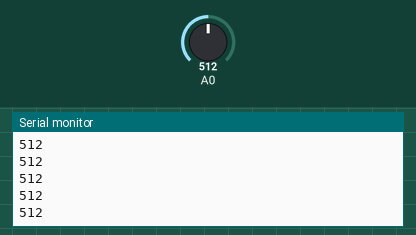
Simulated run of this sketch. Board: Arduino Uno, built with avr-gcc and run on an emulated ATmega328P. On the bench: the last lines printed to the serial monitor. The inputs (shaded band) are chosen by the test bench; at power-on: A0 = 512.

Above: at 1.2 s.
1.3 s: A0 set to 716
At 2.3 s:
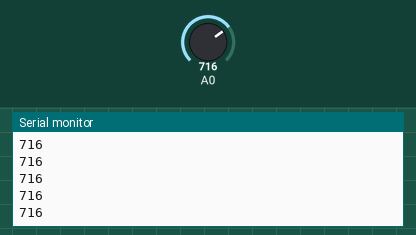
2.8 s: A0 set to 900
At 3.3 s:
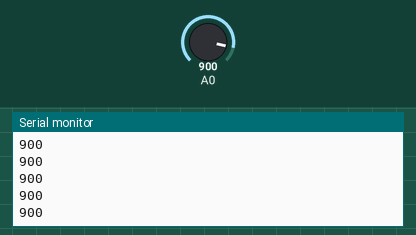
Timing chart, 0 to 5.8 s (numbered marks = the images above; inputs shaded):
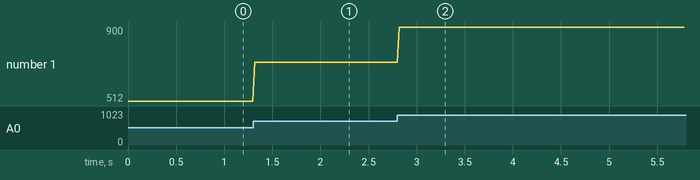

Measured:
- after the input at 1.3 s, the serial monitor: prints a new line at once (image 1)
- after the input at 2.8 s, the serial monitor: prints a new line at once (image 2)
- plotted number 1: 512 → 716 after the input at 1.3 s, 716 → 900 after the input at 2.8 s

The sketch:

codinho.ino
```cpp
// Definir el pin al que está conectado el potenciómetro
int potPin = 0; // Pin analógico A0

void setup() {
  // Iniciar la comunicación serial a 9600 bps
  Serial.begin(115200);
}

void loop() {
  // Leer el valor analógico del potenciómetro (0 a 1023)
  potPin = analogRead(A0);

  // Imprimir el valor en el monitor serial

  Serial.println(potPin);

  // Pausar un poco para no saturar el monitor serial
  delay(20); // 500 ms de pausa
}
```
